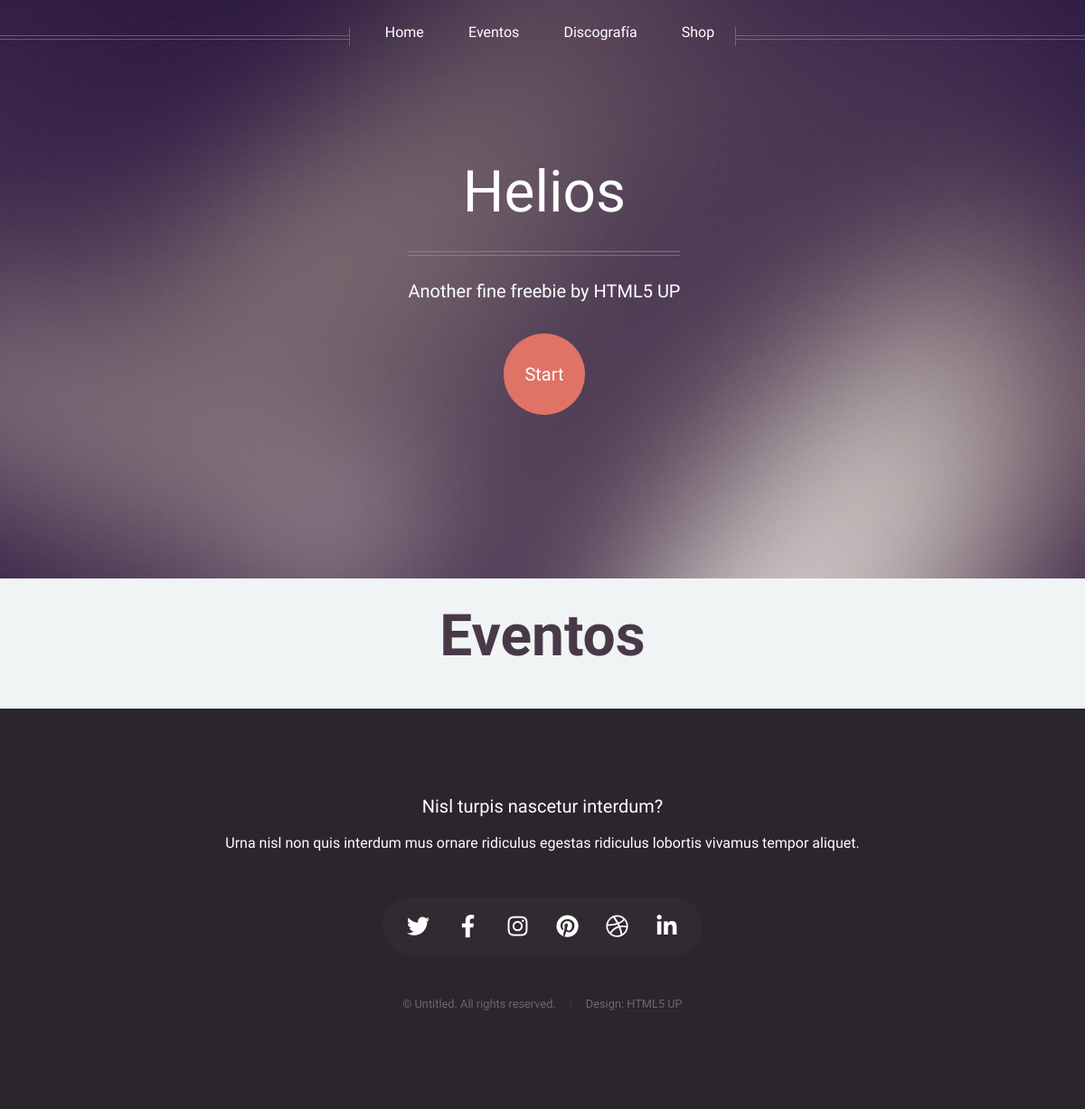
The app's page /websiteapp/lista_eventos/, older data.
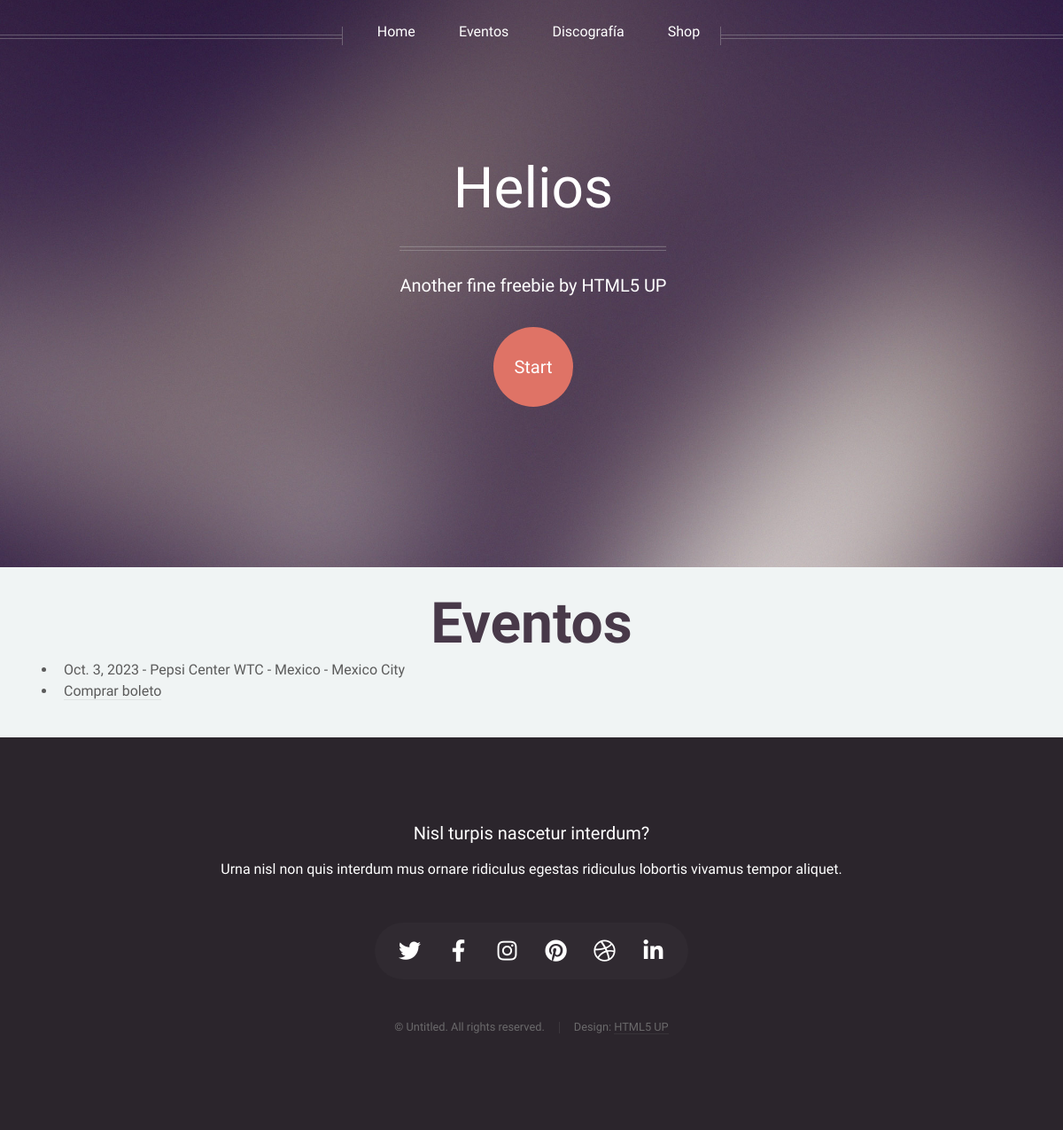
The same page, newer data.
### WebsiteApp/models.py (models this page shows)
class Evento(models.Model):
    fecha = models.DateField()
    lugar = models.CharField(max_length=100)
    pais = models.CharField(max_length=50)
    estado = models.CharField(max_length=50)
    boton_compra = models.URLField(blank=True)

### WebsiteApp/views.py (the view)
# urls.py: path('lista_eventos/',views.lista_eventos, name='lista_eventos'),
def lista_eventos(request):
    eventos = Evento.objects.all()  # pylint: disable=no-member
    return render(request, 'lista_eventos.html', {'eventos': eventos})

### WebsiteApp/templates/lista_eventos.html
{% extends 'padre.html' %}
{% block contenidoQueCambia %}
    <diV class="contenido">
        <h1 class="titulo">Eventos</h1>
        <ul>
            {% for evento in eventos %}
                <li>{{ evento.fecha }} - {{ evento.lugar }}  - {{ evento.pais }}  - {{ evento.estado }}</li>
                <li><a href="{{ evento.boton_compra }}" class="buttonCustom" target="_blank">Comprar boleto</a></li>
            {% endfor %}
        </ul>
    </diV>
{% endblock contenidoQueCambia %}

Row changes from the older to the newer data that the page shows:
added Evento: fecha "Oct. 3, 2023", lugar "Pepsi Center WTC", pais "Mexico", estado "Mexico City"
